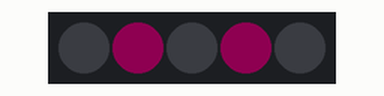
A program run on a simulated CircuitPython board. Shown: 5 RGB LEDs in strip order, left to right. Dim RGB values are drawn brighter than linear; random numbers come from a fixed seed; the interpreter's speed is modelled, so counts of loop turns are approximate.

Above: at 1.3 s.
At 5.54 s:
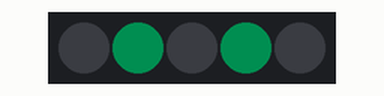
At 10.83 s:
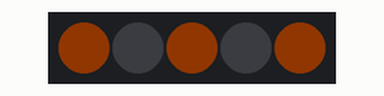
At 12.95 s:
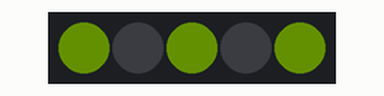
At 17.18 s:
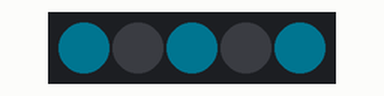
At 21.42 s:
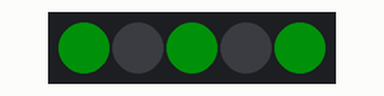
Timing chart, 0 to 22.0 s (numbered marks = the images above):
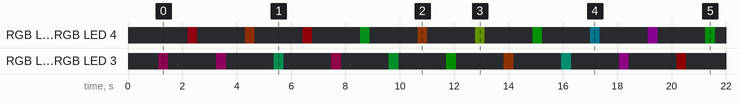

Measured:
- by itself, RGB LED 1, RGB LED 3: off → RGB(14, 0, 8) at 1.1 s, → off 0.36 s later, → RGB(14, 0, 9) 1.8 s later, → off 0.36 s later, … (20 changes in this stretch)
- by itself, RGB LED 0, RGB LED 2, RGB LED 4: off → RGB(16, 0, 2) at 2.2 s, → off 0.35 s later, → RGB(16, 5, 0) 1.8 s later, → off 0.35 s later, … (20 changes in this stretch)

The program:

code.py
```python
import board
import neopixel
import adafruit_fancyled.adafruit_fancyled as fancy
import time
import random

import Defines

from everyOtherAnimation import everyOtherPulse

pixels = neopixel.NeoPixel(board.APA102_MOSI, Defines.NUM_LEDS, auto_write=False, brightness=0.1)


def main():
    pixels.fill(Defines.COLOR_CLEAR)
    pixels.show()
    ledSelects = 0
    while True:


        randomHue = random.randint(0,255)
        everyOtherPulse(pixels, randomHue, ledSelects)
        ledSelects = (ledSelects + 1) % 2

        '''
        Original LED pattern

        for i in range(256):
            color = fancy.CHSV(40,255,i).pack()
            pixels.fill(color)
            pixels.show()
            time.sleep(0.01)
        '''

main()
```

Defines.py
```python
import adafruit_fancyled.adafruit_fancyled as fancy

#Color Defines (Hue ranges)
RED = (0, 60)
YELLOW = (61, 120)
GREEN = (121, 180)
CYAN = (181, 240)
BLUE = (241, 300)
PURPLE = (301,360)
color1 = fancy.CHSV(0.08, 1.0, 1.0).pack()
COLOR_CLEAR = fancy.CHSV(0,0,0).pack()

#Num LEDS
NUM_LEDS = 5
```

everyOtherAnimation.py
```python
import board
import neopixel
import adafruit_fancyled.adafruit_fancyled as fancy
import Defines
'''
    everyOtherPuse -- Pulses every other LED in the pixel array based on the binary input of ledSelect


    inputHue -- Input hue of the color to fade in and fade out.
                This is an 8bit value representing the hue value of an HSV (Hue, Saturation, Value) color.
                Hues are represented as a gradient along a circle, so this is an 8bit representation of 360 degrees
    ledSelect -- A value 0 or 1 (Will be mod'd against 2 after input).  Indicates which LED index to start at
'''
def everyOtherPulse(pixelInput, inputHue, ledSelect, numLeds=Defines.NUM_LEDS):
    ledSelect = ledSelect % 2
    for i in range(256):
        color = fancy.CHSV(inputHue, 255, i).pack()

        for pixelId in range(ledSelect, numLeds, 2):
            pixelInput[pixelId] = color

        pixelInput.show()


    for i in range(255, 0, -1):
        color = fancy.CHSV(inputHue, 255, i).pack()

        for pixelId in range(ledSelect, numLeds, 2):
            pixelInput[pixelId] = color

        pixelInput.show()
    pixelInput.fill(Defines.COLOR_CLEAR)
    pixelInput.show()
```
